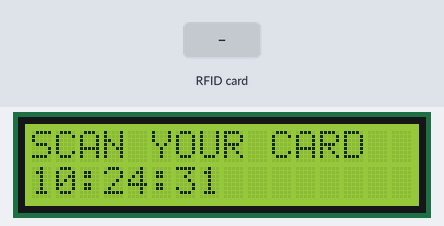
Recording of a sketch running on a simulated Arduino Uno, built with avr-gcc and run on an emulated ATmega328P. Parts: 16×2 character LCD. The test bench sets the inputs (shaded band). The local clock reads 2024-03-15 10:24:30 at power-on unless the sketch sets it; what the sketch prints to the serial monitor is not drawn.

Above: at 1.3 s.
1.4 s: RFID card E7 74 B8 19 held to the reader
At 3.0 s:
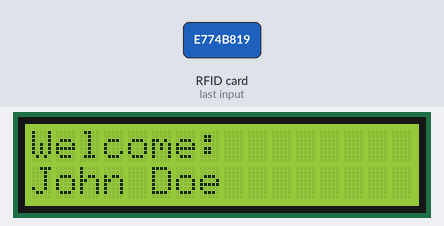
3.3 s: RFID card 8D 1A 3B 0F held to the reader
At 6.1 s:
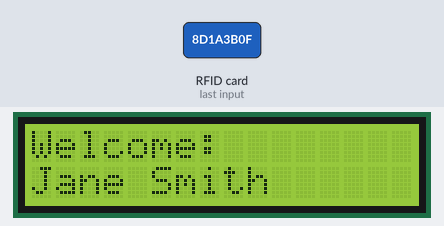
6.4 s: RFID card C3 5D 7A 94 held to the reader
At 9.2 s:
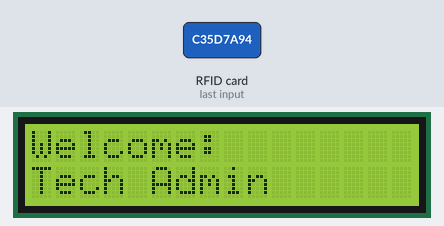
9.5 s: RFID card 5E 7A 19 C4 held to the reader
At 13.0 s:
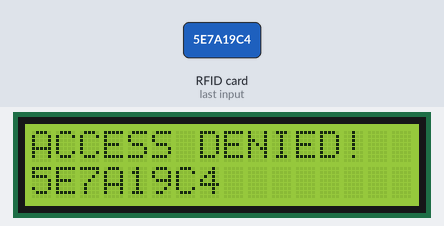
Timing chart, 0 to 13.6 s (numbered marks = the images above; inputs shaded):
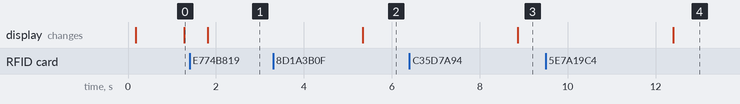

The sketch:

rfid_smart_attendence_system.ino.ino
```cpp
#include <SPI.h>              // For MFRC522 RFID Reader
#include <MFRC522.h>          // For RFID Reader functions
#include <Wire.h>             // For I2C communication (LCD and RTC)
#include <LiquidCrystal_I2C.h>// For 16x2 I2C LCD
#include <RTClib.h>           // For RTC Module

// Pin Definitions for MFRC522 (SPI)
#define SS_PIN 10
#define RST_PIN 9
MFRC522 mfrc522(SS_PIN, RST_PIN);

// I2C Device Initialization
LiquidCrystal_I2C lcd(0x27, 16, 2); // Check your LCD address (0x27 or 0x3F)
RTC_DS3231 rtc; // Or RTC_DS1307

// --- GLOBAL VARIABLES (for idle state display) ---
DateTime now;

// =======================================================
// SETUP FUNCTION
// =======================================================
void setup() {
  Serial.begin(9600); // Initialize serial communication for Excel logging

  // Initialize MFRC522
  SPI.begin();
  mfrc522.PCD_Init();

  // Initialize LCD
  lcd.init();
  lcd.backlight();
  lcd.print("RFID ATTENDANCE");

  // Initialize RTC
  if (! rtc.begin()) {
    Serial.println("Couldn't find RTC");
    while (1); // Stop program if RTC is missing
  }
  // This line sets the RTC to the Arduino's compilation time (use once!)
  // rtc.adjust(DateTime(F(__DATE__), F(__TIME__)));

  // Print CSV Header to Serial (for Excel)
  Serial.println("Name,UID,DateTime,Status");
}

// =======================================================
// LOOP FUNCTION
// =======================================================
void loop() {
  now = rtc.now(); // Update the time variable for the idle state

  if (mfrc522.PICC_IsNewCardPresent() && mfrc522.PICC_ReadCardSerial()) {
    // 1. READ RFID UID
    String uid = getUIDString(); // Now defined below

    // 2. GET TIME from RTC
    String timeStamp = now.timestamp(DateTime::TIMESTAMP_FULL);

    // 3. LOOKUP CARD and GET NAME
    String userName = getAuthorizedUserName(uid); // Now defined below
    String logData = "";

    if (userName != "UNAUTHORIZED") {
      // 4a. EXCEL LOGGING (Via Serial - CSV Format)
      logData = userName + "," + uid + "," + timeStamp + "," + "CHECK IN";
      Serial.println(logData);

      // 4b. LCD OUTPUT (Success)
      lcd.clear();
      lcd.setCursor(0, 0);
      lcd.print("Welcome:");
      lcd.setCursor(0, 1);
      lcd.print(userName);

      delay(3000); // Display for 3 seconds
    } else {
      // Unauthorized card logic
      // Log UNAUTHORIZED attempts too (optional)

      Serial.println(logData);

      // LCD OUTPUT (Denied)
      lcd.clear();
      lcd.setCursor(0, 0);
      lcd.print("ACCESS DENIED!");
      lcd.setCursor(0, 1);
      lcd.print(uid.substring(0, 15)); // Show part of the UID
      delay(3000);
    }
    mfrc522.PICC_HaltA(); // Stop reading the card
  } else {
    // Idle state on LCD
    lcd.clear();
    lcd.setCursor(0, 0);
    lcd.print("SCAN YOUR CARD");
    lcd.setCursor(0, 1);
    lcd.print(now.timestamp(DateTime::TIMESTAMP_TIME)); // Current time from RTC
  }
  delay(500);
}

// =======================================================
// CUSTOM FUNCTIONS IMPLEMENTATION
// =======================================================

// Function to convert the RFID card's UID byte array to a readable String
String getUIDString() {
  String uidString = "";
  for (byte i = 0; i < mfrc522.uid.size; i++) {
    // Format each byte to a two-character hex string
    if (mfrc522.uid.uidByte[i] < 0x10) {
      uidString += "0";
    }
    uidString += String(mfrc522.uid.uidByte[i], HEX);
  }
  uidString.toUpperCase();
  return uidString;
}

// Function to map the UID to a name. **MUST BE CALIBRATED!**
String getAuthorizedUserName(String uid) {
  // --- DEFINE AUTHORIZED UIDS AND NAMES HERE ---
  // You must scan your own cards and replace the example UIDs below.

  if (uid == "E774B819") {        // UID of Card 1
    return "John Doe";
  } else if (uid == "8D1A3B0F") { // UID of Card 2
    return "Jane Smith";
  } else if (uid == "C35D7A94") { // UID of Card 3
    return "Tech Admin";
  }

  // Return "UNAUTHORIZED" if the UID is not found in the list
  return "UNAUTHORIZED";
}
```

Measured:
- after the input at 1.4 s, the display: changes after 0.41 s (image 1)
- after the input at 3.3 s, the display: changes after 2.0 s (image 2)
- after the input at 6.4 s, the display: changes after 2.5 s (image 3)
- after the input at 9.5 s, the display: changes after 2.9 s (image 4)
